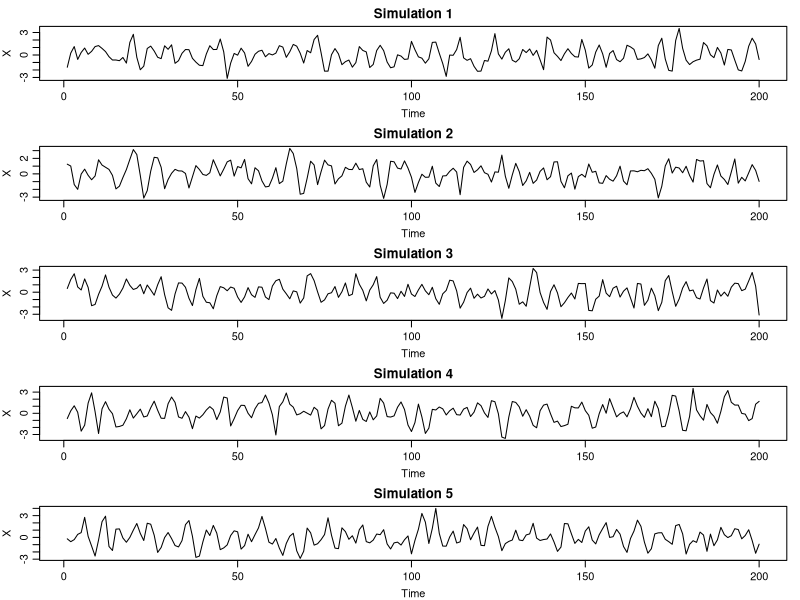
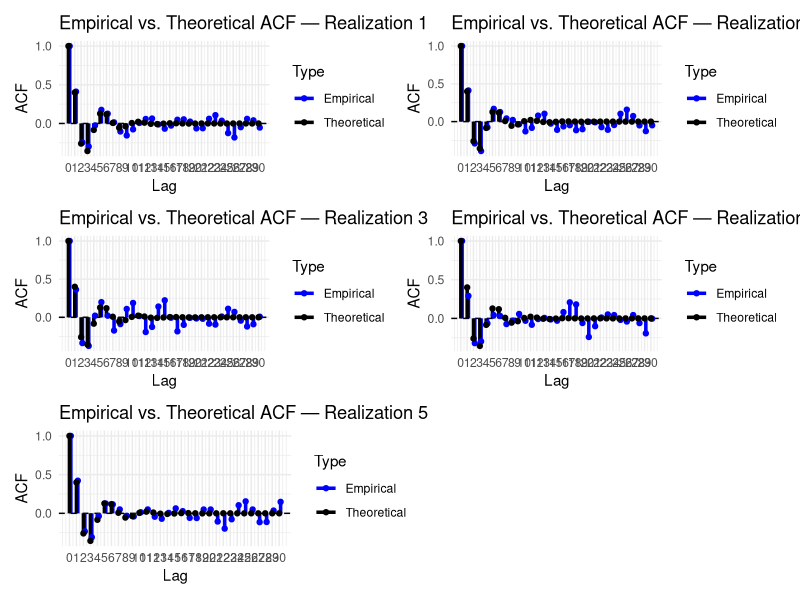

Generate these figures, in order, with R:
library(ggplot2)
library(patchwork)

# Assignment 3: Part 1.1
set.seed(123)
rnorm(5)

phi_1 <- -0.6
phi_2 <- 0.5
n <- 200
lags <- 30

plot_list <- list()

# Set up plotting layout for 5 plots in one figure
par(mfrow = c(5, 1), mar = c(3, 3, 2, 1), mgp = c(2, 0.7, 0))

# Function to plot each realization
plotrealization <- function(x, i){
  plot(x, ylab = "X", main = paste("Simulation", i))
}

# Generate and plot 5 simulations
for(i in 1:5){
  ts_data <- arima.sim(model = list(ar = c(-phi_1, -phi_2)), n = 200)
  plotrealization(ts_data, i)
}

# Part 1.2: Calculate the theoretical ACF and compare with the empirical ACF
# Store plots in a list

for (i in 1:5) {
  # Simulate AR(2)
  ts_data <- arima.sim(model = list(ar = c(-phi_1, -phi_2)), n = n)

  # Empirical ACF
  emp_acf <- acf(ts_data, plot = FALSE, lag.max = lags)$acf

  # Theoretical ACF
  rho <- numeric(lags)
  rho[1] <- -phi_1 / (phi_2 + 1)
  rho[2] <- -phi_1 * rho[1] - phi_2
  for (k in 3:lags) {
    rho[k] <- -phi_1 * rho[k - 1] - phi_2 * rho[k - 2]
  }
  rho <- c(1, rho)

  # Combine into one data frame
  df <- data.frame(
    Lag = rep(0:lags, 2),
    ACF = c(emp_acf, rho),
    Type = rep(c("Empirical", "Theoretical"), each = lags + 1)
  )

  df$Lag_shifted <- df$Lag
  df$Lag_shifted[df$Type == "Empirical"] <- df$Lag_shifted[df$Type == "Empirical"] + 0.2  # Shift right by 0.2

  # Make plot
  p <- ggplot(df, aes(x = Lag_shifted, y = ACF, color = Type, fill = Type)) +
  geom_hline(yintercept = 0, linetype = "dashed") +
  geom_segment(aes(xend = Lag_shifted, yend = 0), size = 1.2) +
  geom_point(size = 1.5) +
  scale_color_manual(values = c("Empirical" = "blue", "Theoretical" = "black")) +
  scale_fill_manual(values = c("Empirical" = "blue", "Theoretical" = "black")) +
  labs(title = paste("Empirical vs. Theoretical ACF — Realization", i),
       y = "ACF", x = "Lag") +
  scale_x_continuous(breaks = 0:lags) +  # ensure x-axis ticks stay at integer lags
  theme_minimal()

  plot_list[[i]] <- p
}
length(plot_list)

# Combine into a 2x3 grid (you can customize layout)
grid_plot <- (plot_list[[1]] | plot_list[[2]]) /
             (plot_list[[3]] | plot_list[[4]]) /
             (plot_list[[5]] + plot_spacer())

grid_plot


